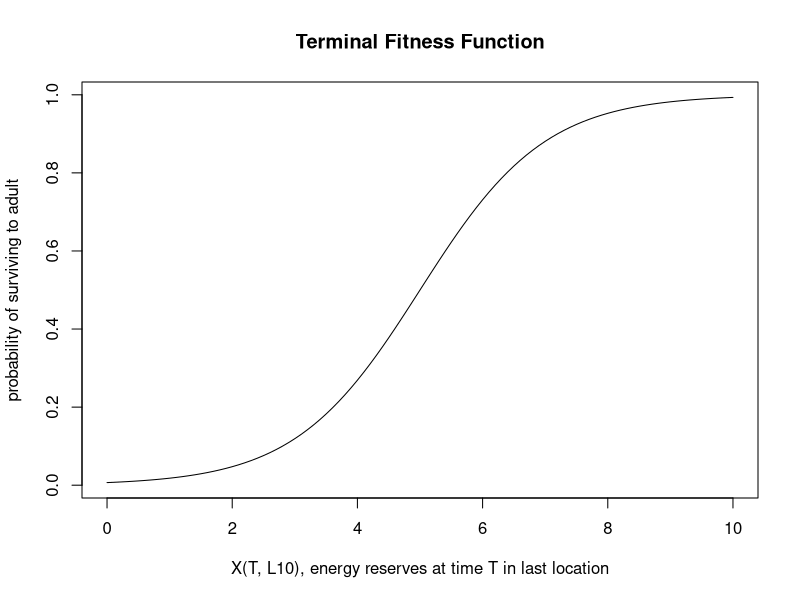

Write the R code that produced this figure. (Note: this script raises an error after producing the figure.)

#### SABAL FINAL PROJECT ####

### How do migrating salmon change speed (via antipredator behavior) in response to predation risk?


# load libraries
library(abind); library(ggplot2); library(plyr); library(reshape2)

#### Make empty objects to store eventual outputs from dynamic programming equations

# F.all <- an array that stores the final (including terminal) fitness (probability of surviving to a
#          returning adult) for each state (columns), time (rows), for each location (matricies)

F.all <- array(NA, dim=c(30,10,10))  #(rows: time, cols: state, matricies: location)


# Best.beh <- an array with the same structure as F.all. This is the decision matrix. Stored values
#             will be the best decision chosen (move 0, 1, 2 locations).

Best.beh <- array(NA, dim=c(30,10,10))  #(rows: time, cols: state, matricies: location)


# F.vec <- an array to hold the total fitness at time t+1 (2nd column, value used in calculations), and
#         at time t (1st column, resulting value from current calculation, which will be used in the NEXT
#         iteration).

F.vec <- array(NA, dim=c(10,2,10))  #(rows: state, cols: F(x,t), F(x, t+1), matricies: location)



#### Terminal fitness function - how do energy reserves at time T and location 10 relate to probability of
#    surving to a returning adult? More final energy reserves, more likely to survive to adult.
#    Terminal fitness can only range between 0 and 1.

#ONLY applicable if location is 10 at time T!!!! Otherwise, fitness is 0!
T.FITNESS <- function(X, m){  1/(1+exp(-X+m)) }
curve(T.FITNESS(X, m=5), xlim=c(0, 10), ylab="probability of surviving to adult",
      xlab="X(T, L10), energy reserves at time T in last location", main="Terminal Fitness Function",
      xname = "X")


### Fill in last column (T) for of F.vec based on Terminal fitness function
F.vec[(Xcrit+1):Xmax,2,10] <- T.FITNESS(X = seq((Xcrit+1), Xmax ,1), m=5)  #if salmon make it to location 10, then their fitness depends on their energy reserves.
F.vec[0:Xcrit,2,10] <- 0
F.vec[,2,1:9] <- 0    #if salmon end in any location besides the last (10), then their fitness is 0!



#### Fitness function - function to calculate fitness at any state, location, and behavior.

FITNESS <- function(B, X, Xmax, L, Lmax, e, e10, c, b, F.vec){
  Xnew <- ifelse(L < 10, X + e - c, X + e10 - c) # calculate new state: energy reserves. If in L 10 than salmon gains MORE energy.
  Xnew <- min(Xnew, Xmax)
  Lnew <- L + b      # calculate new state: location
  Lnew <- min(Lnew, Lmax)
  
  W <- ifelse(Xnew > Xcrit, (1-B)*F.vec[Xnew, 2, Lnew], 0) # calculate fitness: prob of survive predation times future fitness of RESULTING state and location.
  # if X is less than 1, than fitness is 0 no matter what.
  return(W)
}

# check fitness function works.
# FITNESS(B[1], X=7, Xmax, L=10, Lmax, e[1], e10, c[1], b[1], F.vec)


#### Function to get maximum fitness and best behavioral choice for any state and location. Save in Temporary array (Temp.out) to bring to next function/loop.
OVER.BEH <- function(B, X, Xmax, L, Lmax, e, e10, c, b, F.vec){
  W.behs <- matrix(NA, 3, 1)  #matrix to save fitnesses (W) from each (3) behavioral choice.
  
  for(i in 1:length(b)){ W.behs[i,] <- FITNESS(B[i], X, Xmax, L, Lmax, e[i], e10, c[i], b[i], F.vec) }   #where does x come from?
  
  W.best <- max(W.behs)  # store highest fitness in F.vec for next iteration.
  Temp <- data.frame(W = W.behs, beh = seq(0,2,1))  #make temp dataframe with each fitness (W) for each behavior.
  Beh.best <- ifelse(W.best > 0, Temp[Temp$W == max(Temp$W),2], NA)  #get single value of best behavior choice (0,1,2). If W.best is 0 for all behavioral types, than no beh is best, return NA.
  F.vec[X,1,L] <- W.best  # save best fitness in the appropriate F.vec column 1 for that specific state X and L.
  
  Temp.out <- array(NA, dim=c(11,2,10)) #(rows: state, cols: F(x,t), F(x, t+1), matricies: location). Same size as F.vec, but add 1 row to save best W and beh.
  Temp.out[11,,] <- c(W.best, Beh.best)
  Temp.out[1:10,,] <- F.vec  # Temp.out needs ALL the info that will be used in the next function/loop. 
  # F.vec AND the best W and best beh. Will split up later to use in different ways in the next function OVER.STATES.
  return(Temp.out)
}


# #Check if for loop inside OVER.BEH works...Yes!
#   W.behs <- matrix(NA, 3, 1)   #vector to save fitnesses (W) from each (3) behavioral choice.
#   for(i in 1:3){ W.behs[i,] <- FITNESS(B[i], X=8, Xmax=10, L=8, Lmax=10, e[i], c[i], b[i], F.vec) }

# # see if OVER.BEH works for a specific X and L state for T-1. Yes! And F.vec column 1 is updated with new value for next iteration!!!
#  OVER.BEH(B, X=8, Xmax=10, L=10, Lmax=10, e, e10, c, b, F.vec) # see output of OVER.BEH function.
#  OVER.BEH(B, X=2, Xmax=10, L=10, Lmax=10, e, e10, c, b, F.vec) # see output of OVER.BEH function. ERROR HERE!?
#  OVER.BEH(B, X=1, Xmax=10, L=1, Lmax=10, e, e10, c, b, F.vec) # Common to have problems when X=1...use this to check. ERROR HERE?!



#### Function to iterate over both states X and L. Output is an array where first two columns is updated F.vec, third col is best W, fourth col is best Beh.

OVER.STATES <- function(B, X, Xmax, L, Lmax, e, e10, c, b, F.vec){
  Store <- array(NA, dim=c(10,2,10))  # array to store all W.best (column 1) and Beh.best (column 2) values from OVER.BEH for each state X (rows) and L (matricies).
  
  for(X in 1:Xmax){  # iterate over states X
    for(L in 1:Lmax){ # iterate over states L
      Temp.out <- OVER.BEH(B, X, Xmax, L, Lmax, e, e10, c, b, F.vec) # returns Temp.out from OVER.BEH, which as the updated F.vec AND W.best and Beh.best in the last row.
      
      n <- nrow(Temp.out) - 1  # get number of states by subtracting the last row to store W.best and Beh.best (this should be 10)
      F.vec <- Temp.out[1:n,,] # get F.vec back solo by subsetting Temp.out wihout the stored last row with W.best and Beh.best.
      
      best.W.beh <- c(Temp.out[n+1,1,1], Temp.out[n+1,2,1]) # get only stored values W.best and Beh.best (last row of Temp.out)
      Store[X,,L] <- best.W.beh # put best W and best beh in Store.
    }}
  
  # combine Store values with F.vec in Temp.out2 as the vessel leaving this function to bring important info to next for loop!
  Temp.out2 <- abind(F.vec, Store, along = 2) # add store columns to F.vec. This should be an array with 4 columns: F(X,t), F(X,t+1), W.best, Beh.best.
  return(Temp.out2)
}


# check to see if OVER.STATES works and returns Temp.out2! Yes!!!!
#  OVER.STATES(B, X, Xmax, L, Lmax, e, c, b, F.vec)


#### MAIN PROGRAM: iterate all of the above functions over time starting with T and moving backwards until t = 0.

### Parameters 
m <- 5
B <- c(0.2, 0.4, 0.2)
e <- c(1, 1, 1)
e10 <- 2
c <- c(1, 1, 2)
X <- seq(1, 10, 1)
Xcrit <- 0
Xmax <- 10
L <- seq(1, 10, 1)
Lmax <- 10
b <- c(0, 1, 2)  # behavior: move 0, 1, 2 locations
Horizon <- 30  

### Output objects to save data from program
F.vec  # (rows: state, cols: F(x,t), F(x, t+1), matricies: location)
F.all  # (rows: time, cols: state, matricies: location)
Best.beh # (rows: time, cols: state, matricies: location)


# Start iterations over time
Time <- Horizon # time starts with 30 time steps.

# Use a while loop startig at Time = 30, decrement with each loop, until time is 1 and then exit the loop.
while(Time > 1) {
  Time <- Time - 1 # calculate fitness and behavioral choices for the previous time step.
  
  Temp.out2 <- OVER.STATES(B, X, Xmax, L, Lmax, e, e10, c, b, F.vec) # get all fitness values for this time step for each state X and L!
  TempF.vec <- Temp.out2[,1:2,] # get F.vec out of Temp.out2 from OVER.STATES. Only first 2 columns of the array.
  
  for (J in 1:Xmax){    # for each state X and L, update F.vec with the new F.vec (TempF.vec) from the OVER.STATES function (column 1),
    for(K in 1:Lmax){   # and put those values back into F.vec in the second column to be ready for the next time iteration.
      F.vec[J,2,K] <- TempF.vec[J,1,K] }}
  
  Best.beh[Time,,] <- Temp.out2[,4,]  # save best behavior in Best.beh (decision matrix!)
  F.all[Time,,] <- Temp.out2[,3,]     # save best fitness in F.all
}

# check F.all and Best.beh to see if they make sense...they do!!! Woohoo!
F.all
Best.beh


#### OUTPUT
# # add labels for states as a columns in bottom rows
# X <- seq(1,10,1)
# Best.beh[Horizon,,] <- X  # these are decision matricies (behavoiral choices) for each location!
# F.all[Horizon,,] <- X     # these are decision matricies (fitnesses) for each location!



## Collapse arrays and combine into one dataframe for plotting in ggplot.
df.beh <- adply(Best.beh, c(1,2,3))                  # collapse array to dataframe
colnames(df.beh) <- c("Time", "X", "L", "Best.beh")  # add labels to columns

df.W <- adply(F.all, c(1,2,3))
colnames(df.W) <- c("Time", "X", "L", "W")

df.all1 <- join(df.beh, df.W)   # join data for best behavior and fitness together in one dataframe.
df.all1$Best.beh <- as.factor(df.all1$Best.beh)

df.all1 <- df.all1[df.all1$Time != 30,]  # drop Time = 30 because that is the end, and therefore have no behavioral choices.

#### PLOTS

# http://www.roymfrancis.com/a-guide-to-elegant-tiled-heatmaps-in-r/

# decision matrix plots for best behaviors at each location
ggplot(data=df.all1, aes(x=Time, y=X, fill=Best.beh)) + geom_tile(color="gray90") + facet_wrap(~ L, ncol = 2) +
  scale_fill_manual(values = c("cornflowerblue", "gold", "limegreen")) + coord_equal() +
  theme(axis.line = element_line(colour = "black"), panel.border = element_blank(), panel.background = element_blank())


# decision matrix plots for fitness at each location
ggplot(data=df.all1, aes(x=Time, y=X, fill=W)) + geom_tile() + facet_wrap(~ L, ncol = 5) + coord_equal() +
  theme(axis.line = element_line(colour = "black"), panel.border = element_blank(), panel.background = element_blank())



#### FORWARD SIMULATIONS ####

output <- matrix(NA, Horizon, 10)  # rows: time, columns: state (X). Output to track best behaviors over time for each state.
output[1,] <- 1 # salmon start in location 1

# for loop tracking new locations for individuals starting at L = 1, and all states of X over time.

for(X in 1:Xmax){               # iterate over state
  for(t in 1:(Horizon-1)){      # iterate over time
    L <- output[t,X]            # current location is the value in the current row of time (t)
    Lnew <- L + Best.beh[t,X,L] # location in next time step is the current location plus how much they move (Best.beh)
    Lnew <- min(Lnew, Lmax)     # location cannot be greater than Lmax 
    output[t+1,X] <- Lnew       # store new location in the next row (t+1)
  }
}



#### Plot forward simulations!

data.tracks <- melt(output)
colnames(data.tracks)<- c("Time", "X", "Location")

indiv.constant <- ggplot(data=data.tracks, aes(x=Time, y=Location, color=as.factor(X))) + geom_line(size=1) + geom_point() +
  theme(axis.line = element_line(colour = "black"), panel.border = element_blank(), panel.background = element_blank()) +
  theme(legend.key=element_blank(), legend.background=element_blank()) + coord_equal() +
  scale_x_continuous(breaks = seq(1,Horizon,1)) +
  scale_y_continuous(breaks = seq(1,Lmax,1)) +
  scale_color_brewer(name= "Energy (X)", palette = "PiYG") +
  ggtitle("Constant ocean predation") + theme(plot.title = element_text(hjust = 0.5))
indiv.constant

setwd("C:/Users/Megan/Desktop/")
pdf("TRACKS.CON.pdf", width=7.5, height=11)
indiv.constant
dev.off()


  ## also try "PRGn", "RdBu", "PiYG"
  

#### NOTES
## ANOTHER THING THAT COULD BE STOCHASTIC IS WHEN PEAK OCEAN ENTRY IS!!!!!! THAT WOULD BE MOST REALISTIC!
